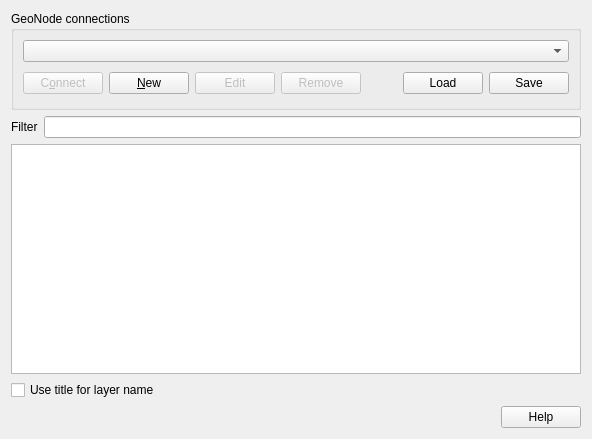
<?xml version="1.0" encoding="UTF-8"?>
<ui version="4.0">
 <class>QgsGeonodeSourceSelectBase</class>
 <widget class="QDialog" name="QgsGeonodeSourceSelectBase">
  <property name="geometry">
   <rect>
    <x>0</x>
    <y>0</y>
    <width>592</width>
    <height>439</height>
   </rect>
  </property>
  <property name="windowTitle">
   <string>Add GeoNode Layer</string>
  </property>
  <layout class="QGridLayout" name="gridLayout">
   <item row="0" column="0">
    <widget class="QGroupBox" name="GroupBox1">
     <property name="title">
      <string>GeoNode connections</string>
     </property>
     <layout class="QGridLayout" name="gridLayout_2">
      <item row="0" column="0">
       <widget class="QComboBox" name="cmbConnections"/>
      </item>
      <item row="1" column="0">
       <layout class="QHBoxLayout" name="horizontalLayout">
        <item>
         <widget class="QPushButton" name="btnConnect">
          <property name="enabled">
           <bool>false</bool>
          </property>
          <property name="toolTip">
           <string>Connect to selected service</string>
          </property>
          <property name="text">
           <string>C&amp;onnect</string>
          </property>
         </widget>
        </item>
        <item>
         <widget class="QPushButton" name="btnNew">
          <property name="toolTip">
           <string>Create a new service connection</string>
          </property>
          <property name="text">
           <string>&amp;New</string>
          </property>
         </widget>
        </item>
        <item>
         <widget class="QPushButton" name="btnEdit">
          <property name="enabled">
           <bool>false</bool>
          </property>
          <property name="toolTip">
           <string>Edit selected service connection</string>
          </property>
          <property name="text">
           <string>Edit</string>
          </property>
         </widget>
        </item>
        <item>
         <widget class="QPushButton" name="btnDelete">
          <property name="enabled">
           <bool>false</bool>
          </property>
          <property name="toolTip">
           <string>Remove connection to selected service</string>
          </property>
          <property name="text">
           <string>Remove</string>
          </property>
         </widget>
        </item>
        <item>
         <spacer>
          <property name="orientation">
           <enum>Qt::Horizontal</enum>
          </property>
          <property name="sizeType">
           <enum>QSizePolicy::Expanding</enum>
          </property>
          <property name="sizeHint" stdset="0">
           <size>
            <width>171</width>
            <height>30</height>
           </size>
          </property>
         </spacer>
        </item>
        <item>
         <widget class="QPushButton" name="btnLoad">
          <property name="toolTip">
           <string>Load connections from file</string>
          </property>
          <property name="text">
           <string>Load</string>
          </property>
         </widget>
        </item>
        <item>
         <widget class="QPushButton" name="btnSave">
          <property name="toolTip">
           <string>Save connections to file</string>
          </property>
          <property name="text">
           <string>Save</string>
          </property>
         </widget>
        </item>
       </layout>
      </item>
     </layout>
    </widget>
   </item>
   <item row="2" column="0">
    <widget class="QTreeView" name="treeView">
     <property name="editTriggers">
      <set>QAbstractItemView::NoEditTriggers</set>
     </property>
     <property name="alternatingRowColors">
      <bool>true</bool>
     </property>
     <property name="selectionMode">
      <enum>QAbstractItemView::ExtendedSelection</enum>
     </property>
     <property name="sortingEnabled">
      <bool>true</bool>
     </property>
     <attribute name="headerVisible">
      <bool>true</bool>
     </attribute>
    </widget>
   </item>
   <item row="4" column="0">
    <layout class="QHBoxLayout" name="horizontalLayout_4">
     <item>
      <widget class="QCheckBox" name="cbxUseTitleLayerName">
       <property name="text">
        <string>Use title for layer name</string>
       </property>
      </widget>
     </item>
     <item>
      <spacer name="horizontalSpacer">
       <property name="orientation">
        <enum>Qt::Horizontal</enum>
       </property>
       <property name="sizeHint" stdset="0">
        <size>
         <width>40</width>
         <height>20</height>
        </size>
       </property>
      </spacer>
     </item>
    </layout>
   </item>
   <item row="1" column="0">
    <layout class="QHBoxLayout" name="horizontalLayoutFilter">
     <item>
      <widget class="QLabel" name="labelFilter">
       <property name="enabled">
        <bool>true</bool>
       </property>
       <property name="text">
        <string>Filter</string>
       </property>
       <property name="buddy">
        <cstring>lineFilter</cstring>
       </property>
      </widget>
     </item>
     <item>
      <widget class="QLineEdit" name="lineFilter">
       <property name="enabled">
        <bool>true</bool>
       </property>
       <property name="toolTip">
        <string>Display WFS FeatureTypes containing this word in the title, name or abstract</string>
       </property>
       <property name="whatsThis">
        <string>Display WFS FeatureTypes containing this word in the title, name or abstract</string>
       </property>
      </widget>
     </item>
    </layout>
   </item>
   <item row="5" column="0">
    <widget class="QDialogButtonBox" name="buttonBox">
     <property name="orientation">
      <enum>Qt::Horizontal</enum>
     </property>
     <property name="standardButtons">
      <set>QDialogButtonBox::Help</set>
     </property>
    </widget>
   </item>
  </layout>
 </widget>
 <tabstops>
  <tabstop>cmbConnections</tabstop>
  <tabstop>btnConnect</tabstop>
  <tabstop>btnNew</tabstop>
  <tabstop>btnEdit</tabstop>
  <tabstop>btnDelete</tabstop>
  <tabstop>btnLoad</tabstop>
  <tabstop>btnSave</tabstop>
  <tabstop>lineFilter</tabstop>
  <tabstop>treeView</tabstop>
  <tabstop>cbxUseTitleLayerName</tabstop>
 </tabstops>
 <resources/>
 <connections/>
</ui>
